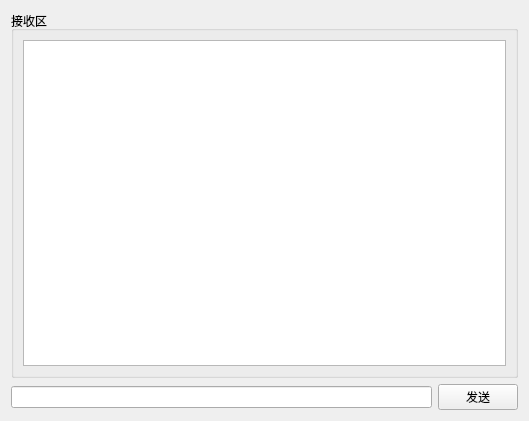
<?xml version="1.0" encoding="UTF-8"?>
<ui version="4.0">
 <class>panel_serial</class>
 <widget class="QWidget" name="panel_serial">
  <property name="geometry">
   <rect>
    <x>0</x>
    <y>0</y>
    <width>529</width>
    <height>421</height>
   </rect>
  </property>
  <property name="windowTitle">
   <string>Form</string>
  </property>
  <layout class="QVBoxLayout" name="verticalLayout">
   <item>
    <widget class="QGroupBox" name="groupBox">
     <property name="title">
      <string>接收区</string>
     </property>
     <layout class="QHBoxLayout" name="horizontalLayout">
      <item>
       <widget class="QPlainTextEdit" name="recvEdit"/>
      </item>
     </layout>
    </widget>
   </item>
   <item>
    <layout class="QHBoxLayout" name="horizontalLayout_2">
     <item>
      <widget class="QLineEdit" name="edt_send"/>
     </item>
     <item>
      <widget class="QPushButton" name="btn_serialport_send">
       <property name="text">
        <string>发送</string>
       </property>
      </widget>
     </item>
    </layout>
   </item>
  </layout>
 </widget>
 <resources/>
 <connections/>
</ui>
